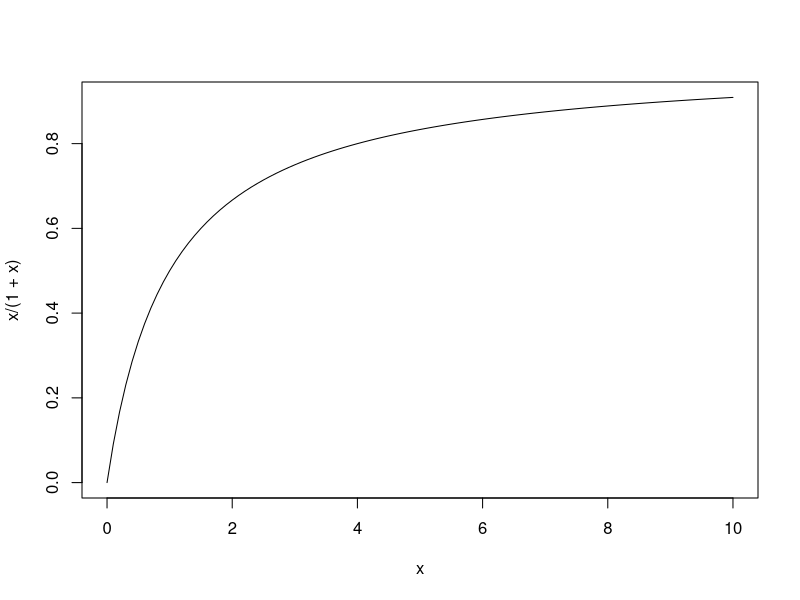
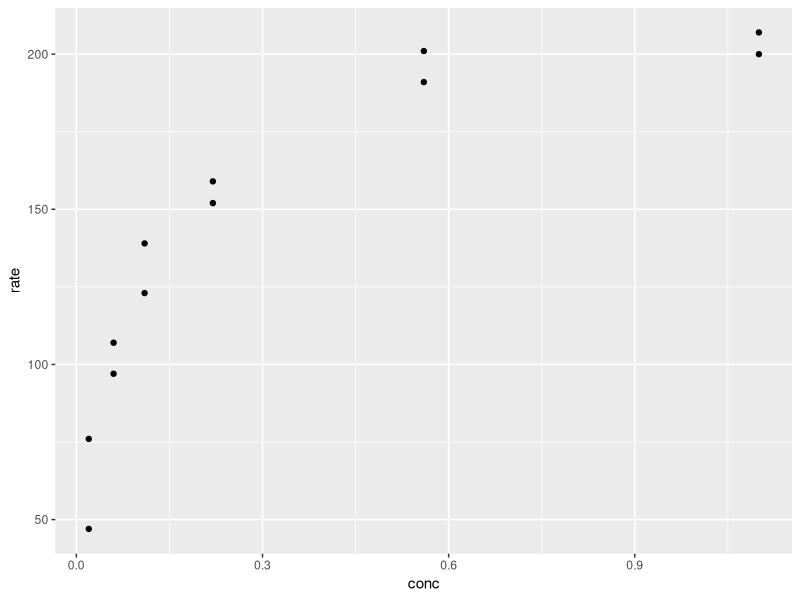
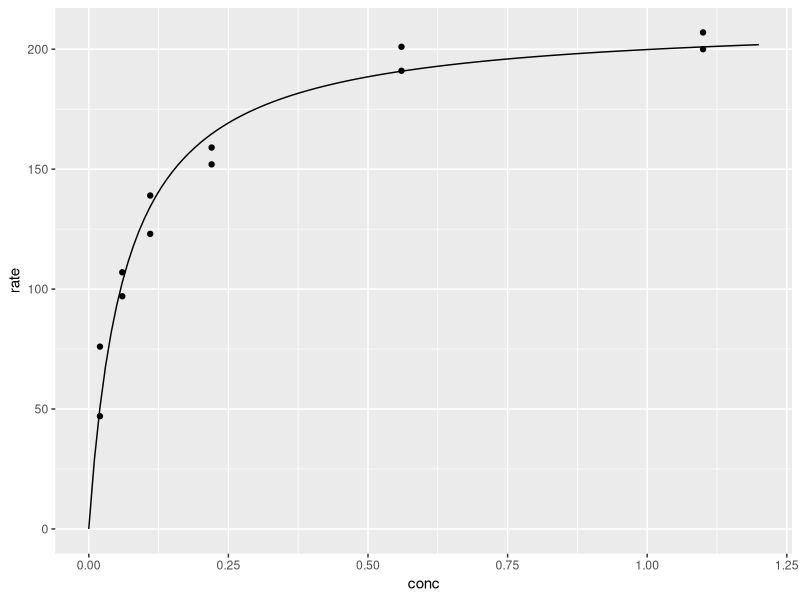
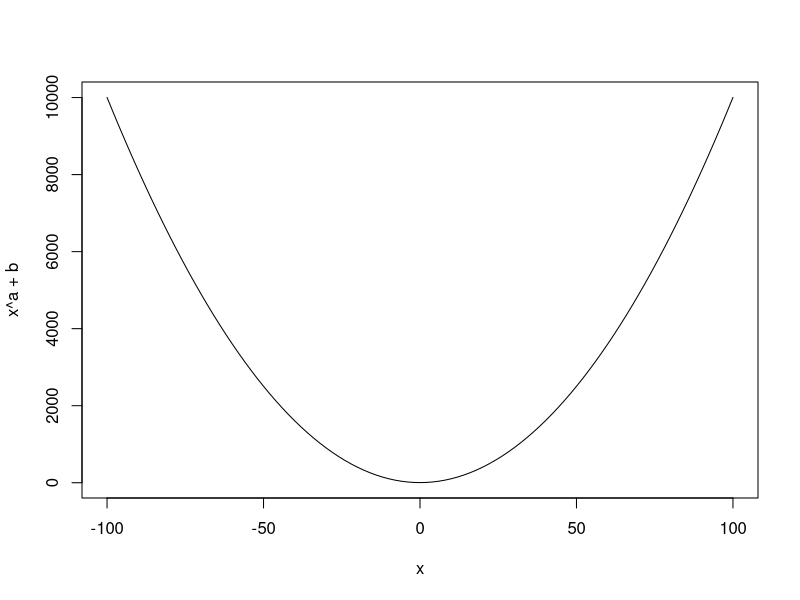
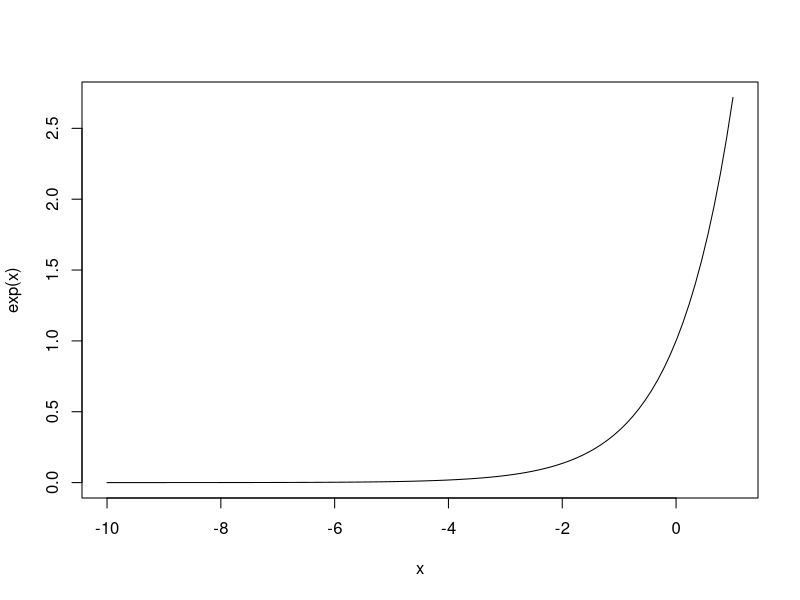

These figures' R source, in order: (Note: this script raises an error after producing the figures.)
curve(x/(1+x), 0, 10)


dtf <- read.table("data/mm.txt", header = T)

library(ggplot2)
ggplot(dtf) + 
    geom_point(aes(conc, rate))

model <- nls(rate ~ SSmicmen(conc, a, b), data = dtf)
summary(model)

model4 <- nls(rate ~ SSasymp(conc, a, b, c), data = dtf)
summary(model4)


model2 <- nls(rate ~ a * conc / (b + conc), data = dtf, start = list(a = 200, b = 0.05))
summary(model2)

model3 <- nls(rate ~ a  - b * exp(-c * conc),
              data = dtf,
              start = list(a = 200, b = 150, c = 4.835804))
summary(model3)

xv <- seq(0, 1.2, 0.01)
yv <- predict(model, list(conc = xv))
dtf_predicted <- data.frame(xv, yv)
ggplot(dtf) +
    geom_point(aes(conc, rate)) +
    geom_line(aes(xv, yv), data = dtf_predicted)

sse <- as.vector((summary(model)[[3]])^2*10)
null <- lm(dtf$rate~1)
sst <- as.vector(unlist(summary.aov(null)[[1]][2]))
R2 <- (sst-sse)/sst

a <- 2
b <- 4
curve(x ^ a + b, -100, 100)
curve(exp(x), -10, 1) 

dtf <- jaws
